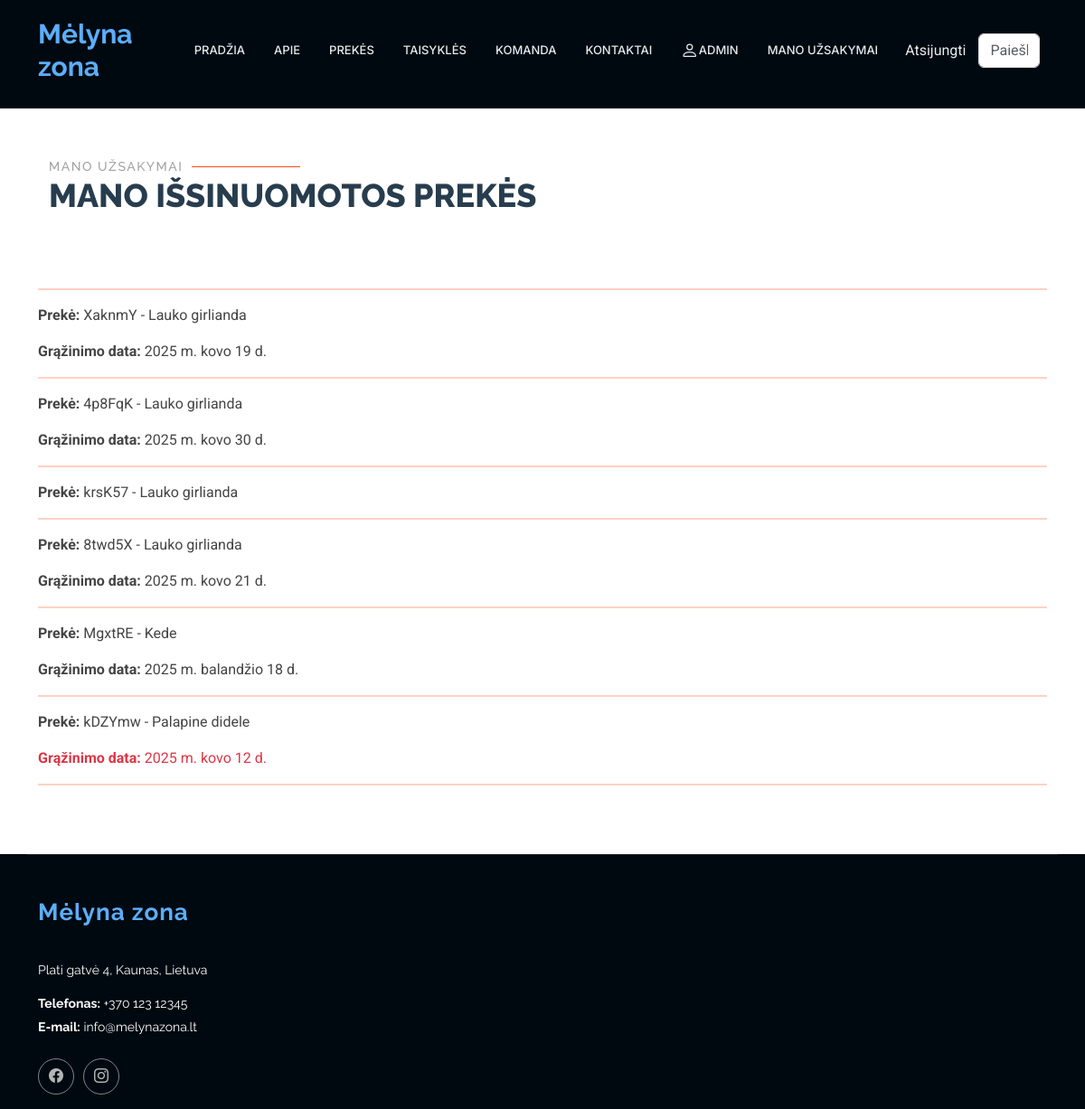
The page /rent/myproducts/ (signed in) on the database as committed earlier.
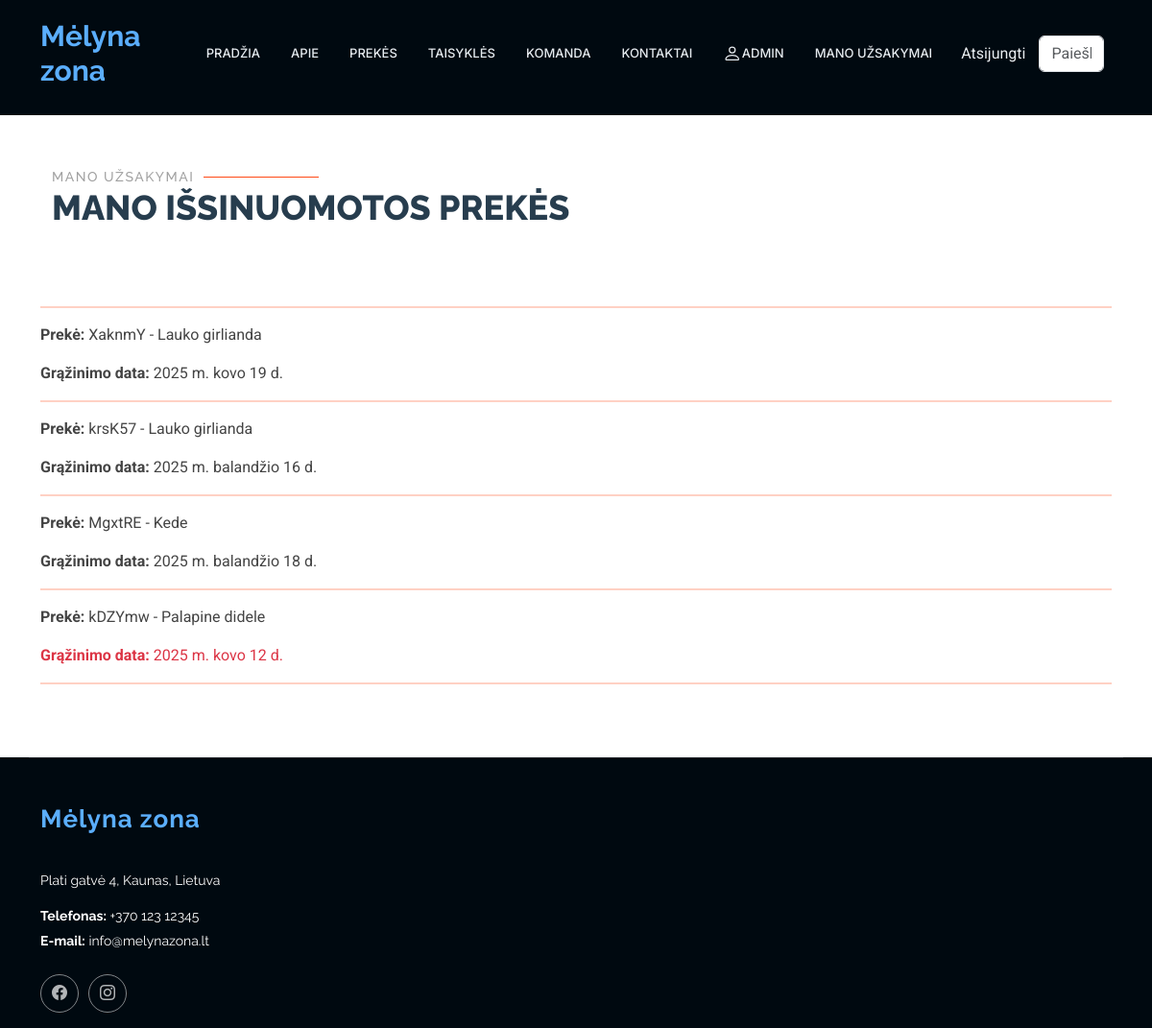
The same page on the database as committed later.
### rent/models.py (models this page shows, shortened)
class Status(models.Model):
    uuid = ShortUUIDField(help_text='Unikalus ID vienodams produktams')
    due_back = models.DateField(verbose_name="Bus prieinama nuo", null=True, blank=True)
    product = models.ForeignKey(to="Product", null=True, blank=True, on_delete=models.CASCADE, verbose_name="Produktas", related_name="product_status")
    is_available = models.BooleanField(default=True)
    customer = models.ForeignKey(to=User, null=True, blank=True, on_delete=models.SET_NULL, verbose_name="Klientas")
    reservations = models.ForeignKey(to="Reservation", on_delete=models.SET_NULL, null=True, blank=True, related_name="status_reservations")
    LOAN_STATUS = (
        ('n', 'Laikinai neprieinama'),
        ('i', 'Išnuomota'),
        ('g', 'Prekę turime sandėlyje.'),
        ('r', 'Rezervuota'),
    )
    condition = models.CharField(max_length=1, choices=LOAN_STATUS, blank=True, default="a", help_text='Būklė')
    class Meta:
        ordering = ['due_date']
        verbose_name = "Produkto būsena"
        verbose_name_plural = "Produktų būsenos"
        ordering = ['product']

class Product(models.Model):
    name = models.CharField(verbose_name="Pavadinimas", max_length=100)
    description = HTMLField(verbose_name="Aprašymas", max_length=1000, help_text='Trumpas produkto aprašymas', null=True, blank=True, default="")
    inv_no = models.CharField(verbose_name="Invenorizacijos numeris", max_length=100, null=True, blank=True, unique=True,
                              help_text="Veskite invenorizacijos numerį")
    quantity = models.IntegerField(verbose_name="Kiekis", null=True, blank=True, help_text="Kiekis")
    group = models. ForeignKey(to="Group", on_delete=models.SET_NULL, null=True, blank=True, verbose_name="Produktų grupės", help_text="Parinkite kokia grupei priklauso produktas")
    cover = models.ImageField(verbose_name="Paveikslėlis", upload_to='covers', null=True, blank=True)
    class Meta:
        verbose_name = "Prouktas"
        verbose_name_plural = "Produktai"
        ordering = ['inv_no']

class Reservation(models.Model):
    status = models.ForeignKey(Status, on_delete=models.CASCADE, related_name='reservations_status',null=True, blank=True)
    start_date = models.DateField(verbose_name="Nuomos pradžios data", null=True, blank=True)
    end_date = models.DateField(verbose_name="Nuomos pabaigos datas", null=True, blank=True)
    class Meta:
        verbose_name = "Rezervacija"
        verbose_name_plural = "Rezervacijos"
        ordering = ['start_date']
    def is_overdue(self):
        return self.end_date and date.today() > self.end_date

### rent/views.py (the view)
# urls.py: path('myproducts/', views.CustomerProductsListView.as_view(), name='myproducts'),
class CustomerProductsListView(LoginRequiredMixin, generic.ListView):
    model = Status
    template_name = "my_products.html"
    context_object_name = "orders"
    def get_queryset(self):
        return Status.objects.filter(customer=self.request.user)

### rent/templates/my_products.html (shortened to what this page needs)
{% extends "base2.html" %}
{% load i18n %}
{% load static %}
{% block "content" %}
<section id="my_products" class="services section">
    <div class="container" data-aos="fade-up" data-aos-delay="100">
              <div class="container section-title" data-aos="fade-up">
            <h2>Mano užsakymai</h2>
            <p>Mano išsinuomotos prekės<br></p>
        </div>
         <hr style="border: none; height: 2px; background-color: #ff4a17;" />
        {% for order in orders %}
        <p><strong>Prekė:</strong> {{ order.uuid|slice:":6" }} - {{ order.product.name }}</p>
        {% for reservation in order.reservations_status.all %}
        <p class="{% if reservation.is_overdue %}text-danger{% endif %}"><strong>Grąžinimo data:</strong> {{ reservation.end_date }}</p>
        {% endfor %}
        <hr style="border: none; height: 2px; background-color: #ff4a17;" />
        {% endfor %}
    </div>
</section>
{% endblock %}

Rows that differ between the two databases and show on the page:
no longer on this page (row edited): Status: uuid "4p8FqK", product.name "Lauko girlianda"
no longer on this page (row unchanged): Reservation: end_date "2025 m. kovo 30 d.", shown under "4p8FqK"
no longer on this page (row edited): Status: uuid "8twd5X", product.name "Lauko girlianda"
no longer on this page (row unchanged): Reservation: end_date "2025 m. kovo 21 d.", shown under "8twd5X"
added Reservation: end_date "2025 m. balandžio 16 d.", shown under Status "krsK57"
